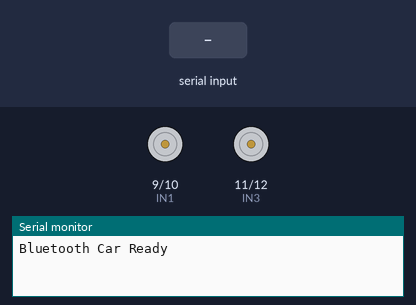
Bench run of a sketch on a simulated Arduino Uno, built with avr-gcc and run on an emulated ATmega328P. Parts: motor-driver pin pairs drawn as motors (green arrow = first pin HIGH = forward, orange = second pin HIGH = backward, longer = more drive), the last lines printed to the serial monitor. The inputs (shaded band) are chosen by the test bench.

Above: at 1.2 s.
1.3 s: "F" received over Serial
At 2.5 s:
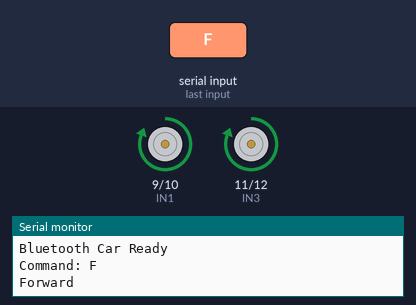
2.8 s: "B" received over Serial
At 3.6 s:
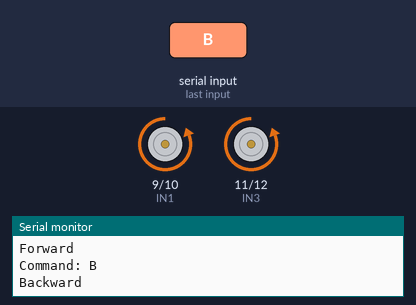
4.3 s: "L" received over Serial
At 4.8 s:
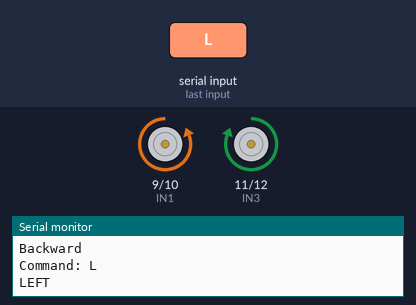
5.8 s: "R" received over Serial
At 7.1 s:
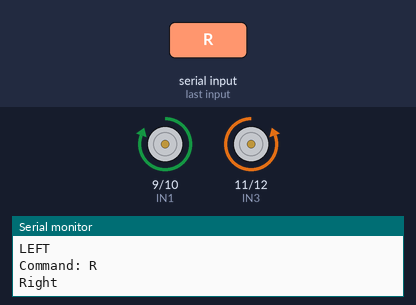
Timing chart, 0 to 8.3 s (numbered marks = the images above; inputs shaded):
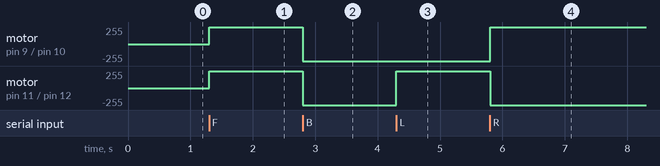

The sketch:

HC-05_CONTROL_ROBOTIC_CAR.ino
```cpp
// L298N Motor Pins
#define IN1 9
#define IN2 10
#define IN3 11
#define IN4 12

void setup() {
  Serial.begin(9600);

  pinMode(IN1, OUTPUT);
  pinMode(IN2, OUTPUT);
  pinMode(IN3, OUTPUT);
  pinMode(IN4, OUTPUT);

  Serial.println("Bluetooth Car Ready");
}

void loop() {

  if (Serial.available()) {

    char cmd = Serial.read();

    Serial.print("Command: ");
    Serial.println(cmd);

    // Forward
    if (cmd == 'F') {
      digitalWrite(IN1, HIGH);
      digitalWrite(IN2, LOW);
      digitalWrite(IN3, HIGH);
      digitalWrite(IN4, LOW);
      Serial.println("Forward");
    }

    // Backward
    else if (cmd == 'B') {
      digitalWrite(IN1, LOW);
      digitalWrite(IN2, HIGH);
      digitalWrite(IN3, LOW);
      digitalWrite(IN4, HIGH);
      Serial.println("Backward");
    }

    // Left
    else if (cmd == 'L') {
  digitalWrite(IN1, LOW);
  digitalWrite(IN2, HIGH);
  digitalWrite(IN3, HIGH);
  digitalWrite(IN4, LOW);

  Serial.println("LEFT");
}
    // Right
    else if (cmd == 'R') {
      digitalWrite(IN1, HIGH);
      digitalWrite(IN2, LOW);
      digitalWrite(IN3, LOW);
      digitalWrite(IN4, HIGH);
      Serial.println("Right");
    }

    // Stop
    else if (cmd == 'S') {
      digitalWrite(IN1, LOW);
      digitalWrite(IN2, LOW);
      digitalWrite(IN3, LOW);
      digitalWrite(IN4, LOW);
      Serial.println("Stop");
    }
  }
}
```

Measured:
- after the input at 1.3 s, motor on pin 9 (IN1) / pin 10 (IN2), motor on pin 11 (IN3) / pin 12 (IN4): stopped → forward 255/255 at once
- after the input at 2.8 s, motor on pin 9 (IN1) / pin 10 (IN2), motor on pin 11 (IN3) / pin 12 (IN4): forward 255/255 → backward 255/255 at once
- after the input at 4.3 s, motor on pin 11 (IN3) / pin 12 (IN4): backward 255/255 → forward 255/255 at once
- after the input at 5.8 s, motor on pin 9 (IN1) / pin 10 (IN2): backward 255/255 → forward 255/255 at once; motor on pin 11 (IN3) / pin 12 (IN4): forward 255/255 → backward 255/255 at once
